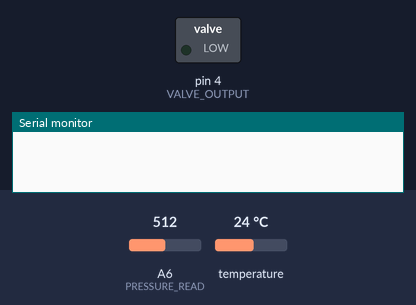
The sketch below on a simulated Arduino Nano, built with avr-gcc and run on an emulated ATmega328P. On the bench: switched loads named in the sketch (green lamp = pin HIGH), the last lines printed to the serial monitor. The inputs (shaded band) are chosen by the test bench; at power-on: A6 (PRESSURE_READ) = 512, temperature 24 °C.

Above: at 0.1 s.
At 0.8 s:
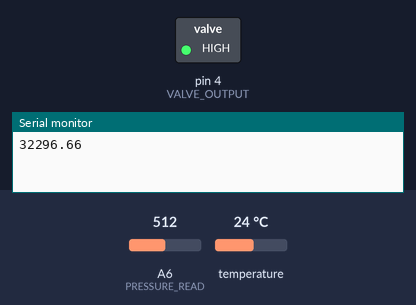
Timing chart, 0 to 2.3 s (numbered marks = the images above):
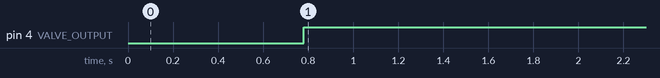

Measured:
- by itself, pin 4 (VALVE_OUTPUT): LOW → HIGH at 0.78 s

The sketch:

Co2_pressure_control.ino
```cpp
// Co2_pressure_control.ino
#include <DallasTemperature.h>
#include <OneWire.h>

#define ONE_WIRE_BUS 2
OneWire oneWire(ONE_WIRE_BUS);
DallasTemperature sensors(&oneWire);
#define PRESSURE_READ A6
#define VALVE_OUTPUT 4
float pressure_real = 0.0;
float Temp = 0.0;
float pressure_set = 0.0;
float Co2Volum = 2.5;
bool valve = 0;
float deadband = 0.1;


float calc_pressure (float temp, float Co2Volum){
// Farenhight ,
// return -16.6999-(0.00116512*temp)+(0.00116512*(temp*temp))+(0.172254*(temp*setpoint))+(4.24267*setpoint)-(0.0684226*(setpoint*setpoint))*0.0689475729;

/* Celcius */
return -15.8302+(0.11603*temp)+(0.003775*(temp*temp))+(0.312037*(temp*Co2Volum))+(9.79*Co2Volum)-(0.068423*(Co2Volum*Co2Volum))*0.0689475729;
}
void setup() {
  Serial.begin(9600);
  sensors.begin();
  pinMode(VALVE_OUTPUT, OUTPUT);
  digitalWrite(VALVE_OUTPUT, LOW);
}

void loop() {
	sensors.requestTemperatures();
  /* TODO:
Adjust C02Volum with encoder
16x2 display


*/
	pressure_real = analogRead(PRESSURE_READ);// 0 - 1023
	pressure_real = map(pressure_real,0,1023,0,5000);
	Temp = sensors.getTempCByIndex(0);
	pressure_set =  calc_pressure(Temp, Co2Volum)*1000;

	if(pressure_real < pressure_set - deadband){
	    digitalWrite(VALVE_OUTPUT, HIGH);
	    valve=1;
	} else {
	    digitalWrite(VALVE_OUTPUT, LOW);
	    valve=0;
	}

	Serial.println(pressure_set);

	delay(1000);
}
```
